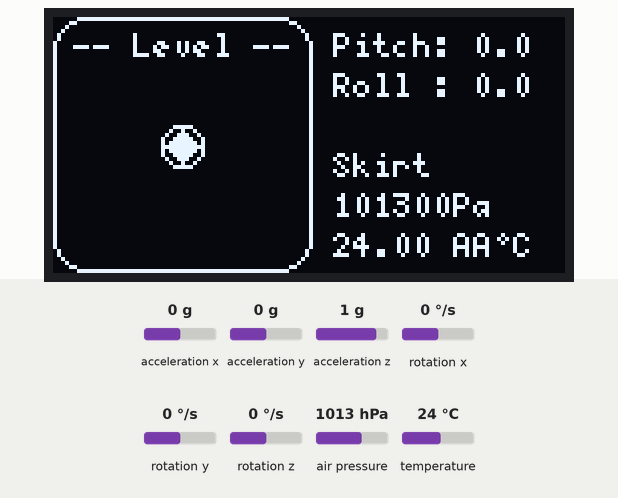
A sketch run on a simulated ESP32. Shown: 128×64 one-colour display. The inputs (shaded band) are chosen by the test bench; at power-on: acceleration x 0 g, air pressure 1013 hPa, temperature 24 °C, acceleration y 0 g, acceleration z 1 g, rotation x 0 °/s, rotation y 0 °/s, rotation z 0 °/s. Not simulated (calls return 0 or success): arduino_secrets.h; what the sketch prints to the serial monitor is not drawn.

Above: at 3.2 s.
3.3 s: acceleration x set to -1.4 g
At 4.8 s:
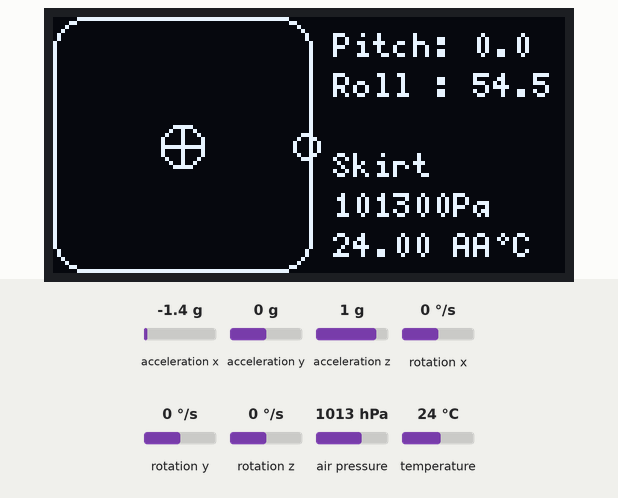
5.0 s: air pressure set to 952 hPa
At 6.2 s:
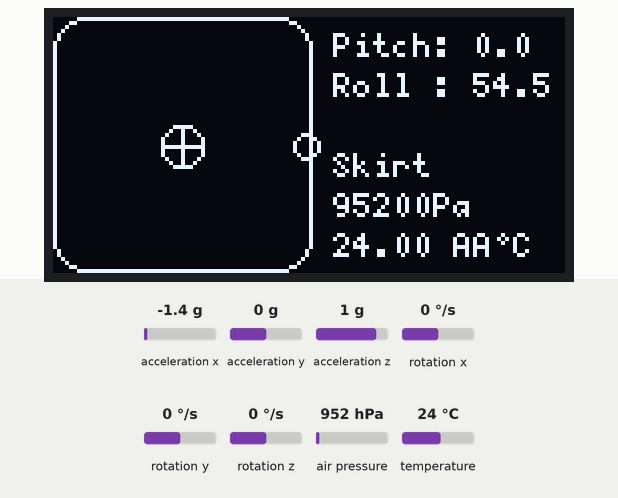
6.5 s: temperature set to 12 °C
At 7.2 s:
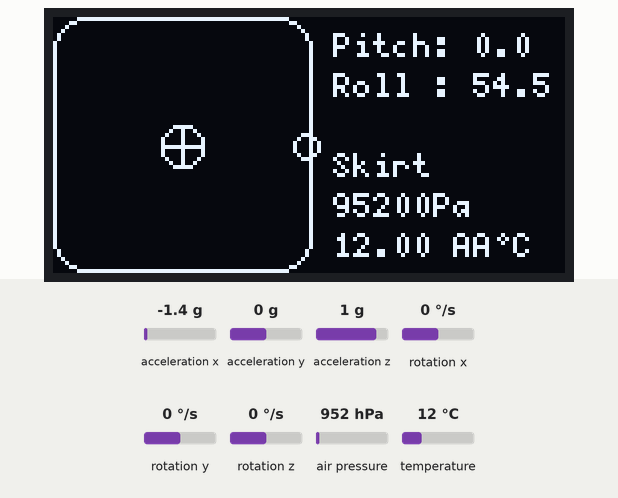
8.0 s: acceleration y set to -1.4 g
At 9.3 s:
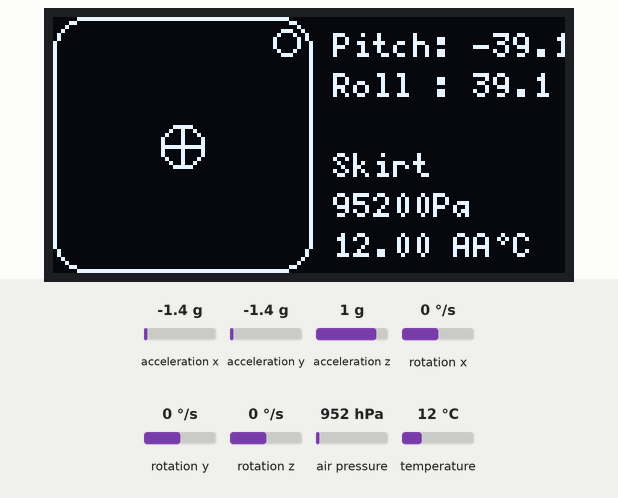
9.5 s: air pressure set to 1000 hPa
At 9.9 s:
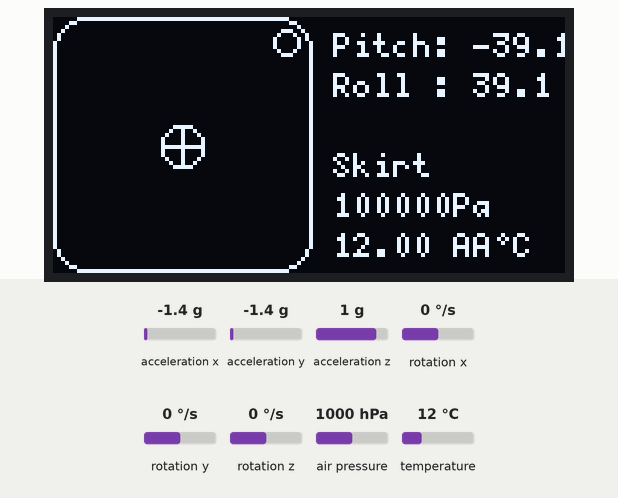
11.0 s: acceleration z set to -1.4 g
At 12.2 s:
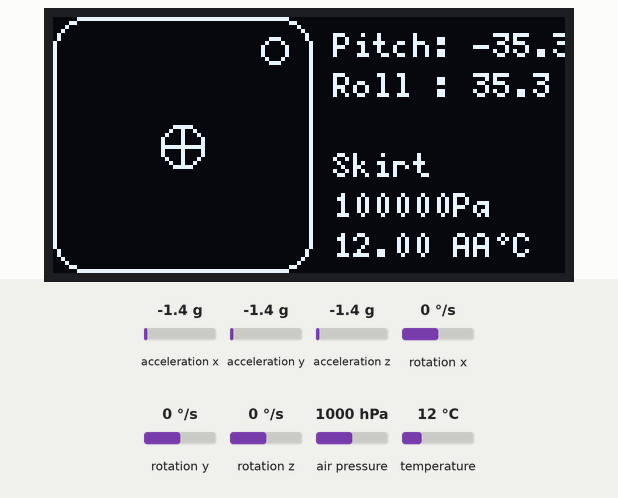
Timing chart, 0 to 13.5 s (numbered marks = the images above; inputs shaded):
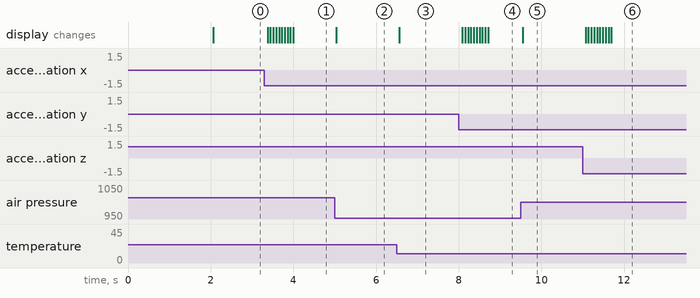

Measured:
- after the input at 3.3 s, the display: first changes after 0.08 s (image 1 shows a later state)
- after the input at 5.0 s, the display: changes at once (image 2)
- after the input at 6.5 s, the display: changes after 0.07 s (image 3)
- after the input at 8.0 s, the display: first changes after 0.09 s (image 4 shows a later state)
- after the input at 9.5 s, the display: changes after 0.05 s (image 5)
- after the input at 11.0 s, the display: first changes after 0.07 s (image 6 shows a later state)

The sketch:

ESP32_OLED_MPU6050_level.ino
```cpp
#include "arduino_secrets.h"

#include <Wire.h>
#include <U8g2lib.h>
#include <MPU6050_light.h>
#include <BMP180.h>

// OLED
U8G2_SSD1306_128X64_NONAME_F_HW_I2C u8g2(U8G2_R0);
//  MPU6050
MPU6050 mpu(Wire);
// BMP 180
BMP180 bmp180;

// MPU6050 Smoothing
#define SMOOTHING_WINDOW 10
float pitch_vals[SMOOTHING_WINDOW] = {0};
float roll_vals[SMOOTHING_WINDOW]  = {0};
int smooth_index = 0;

// Dead zone for motion and level check
#define MOTION_DEAD_ZONE 1.5
#define LEVEL_TOLERANCE 3.0  // degrees from center to be considered level

void setup() {
  Wire.begin();  // SDA = 21, SCL = 22 on ESP32
  Serial.begin(115200);
  u8g2.begin();

  //  MPU6050 start
  byte status = mpu.begin();
  if (status != 0) {
    Serial.print("MPU6050 init failed with code: ");
    Serial.println(status);
    while (1);
  }

  delay(1000);
  mpu.calcOffsets(true, true);

  //  BMP180 start
      if (!bmp180.begin())
    {
        Serial.println("BMP180 not found!");
        while (1);
    }

}

void loop() {
//  MPU6050
  mpu.update();

  // Read angles
  float pitch = mpu.getAngleX();
  float roll  = mpu.getAngleY();

  // Smoothing
  pitch_vals[smooth_index] = pitch;
  roll_vals[smooth_index] = roll;
  smooth_index = (smooth_index + 1) % SMOOTHING_WINDOW;

  float smooth_pitch = 0;
  float smooth_roll = 0;
  for (int i = 0; i < SMOOTHING_WINDOW; i++) {
    smooth_pitch += pitch_vals[i];
    smooth_roll  += roll_vals[i];
  }
  smooth_pitch /= SMOOTHING_WINDOW;
  smooth_roll  /= SMOOTHING_WINDOW;

  // Apply dead zone for display motion
  if (abs(smooth_pitch) < MOTION_DEAD_ZONE) smooth_pitch = 0;
  if (abs(smooth_roll) < MOTION_DEAD_ZONE) smooth_roll = 0;

  // Convert angles to screen coordinates
  int centerX = 32;
  int centerY = 32;
  int x = constrain(map((int)smooth_roll, -45, 45, centerX - 30, centerX + 30), 0, 63);
  int y = constrain(map((int)smooth_pitch, -45, 45, centerY - 30, centerY + 30), 0, 63);

  // Check if level
  bool isLevel = abs(smooth_pitch) < LEVEL_TOLERANCE && abs(smooth_roll) < LEVEL_TOLERANCE;

//  BMP180
    Serial.print("Pressure: ");
    Serial.print(bmp180.readPressure());
    Serial.println(" Pa");

    Serial.print("Temperature: ");
    Serial.print(bmp180.readTemperature());
    Serial.println(" Â°C");

    Serial.print("Altitude: ");
    Serial.print(bmp180.readAltitude());
    Serial.println(" Pa");

  // Draw everything
  u8g2.clearBuffer();

  // Draw crosshairs
  u8g2.drawLine(centerX - 5, centerY, centerX + 5, centerY);
  u8g2.drawLine(centerX, centerY - 5, centerX, centerY + 5);

  // Draw level zone (target area)
  u8g2.drawCircle(centerX, centerY, 5, U8G2_DRAW_ALL); // 10px zone

  // Draw frame
  u8g2.drawRFrame(0, 0, 65, 64, 8);

  // Draw the moving dot
  if (isLevel) {
    // Draw filled dot to indicate level
    u8g2.drawDisc(x, y, 3, U8G2_DRAW_ALL);
  } else {
    u8g2.drawCircle(x, y, 3, U8G2_DRAW_ALL);
  }

  // Text indicators
  u8g2.setFont(u8g2_font_5x7_tf);
  //  MPU6050
  u8g2.setCursor(70, 10); u8g2.print("Pitch: "); u8g2.print(smooth_pitch, 1);
  u8g2.setCursor(70, 20); u8g2.print("Roll : ");  u8g2.print(smooth_roll, 1);

  if (isLevel) {
    u8g2.setCursor(5, 10);
    u8g2.print("-- Level --");
  }
  //  BMP180
  u8g2.setCursor(70, 40); u8g2.print("Skirt");
  u8g2.setCursor(70, 50); u8g2.print(bmp180.readPressure()); u8g2.print("Pa");
  u8g2.setCursor(70, 60); u8g2.print(bmp180.readTemperature()); u8g2.print(" Â°C");

  u8g2.sendBuffer();
  delay(40);
}
```
